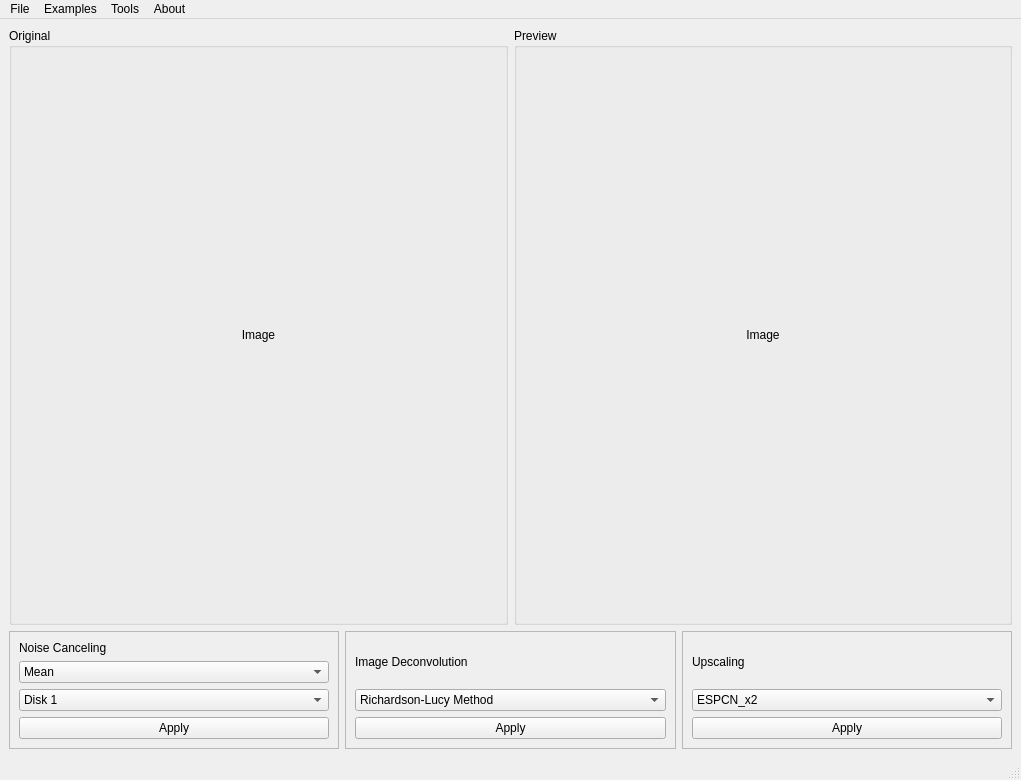
<?xml version="1.0" encoding="UTF-8"?>
<ui version="4.0">
 <class>MainWindow</class>
 <widget class="QMainWindow" name="MainWindow">
  <property name="geometry">
   <rect>
    <x>0</x>
    <y>0</y>
    <width>1021</width>
    <height>780</height>
   </rect>
  </property>
  <property name="windowTitle">
   <string>Image Betterificator</string>
  </property>
  <widget class="QWidget" name="centralwidget">
   <layout class="QVBoxLayout" name="verticalLayout_6">
    <item>
     <layout class="QGridLayout" name="gridLayout_2">
      <item row="0" column="0">
       <widget class="QGroupBox" name="groupBox">
        <property name="sizePolicy">
         <sizepolicy hsizetype="Expanding" vsizetype="Expanding">
          <horstretch>0</horstretch>
          <verstretch>0</verstretch>
         </sizepolicy>
        </property>
        <property name="title">
         <string>Original</string>
        </property>
        <layout class="QVBoxLayout" name="verticalLayout_4">
         <item>
          <widget class="QLabel" name="original_img_label">
           <property name="text">
            <string>Image</string>
           </property>
           <property name="alignment">
            <set>Qt::AlignCenter</set>
           </property>
          </widget>
         </item>
        </layout>
       </widget>
      </item>
      <item row="0" column="1">
       <widget class="QGroupBox" name="groupBox_2">
        <property name="sizePolicy">
         <sizepolicy hsizetype="Expanding" vsizetype="Expanding">
          <horstretch>0</horstretch>
          <verstretch>0</verstretch>
         </sizepolicy>
        </property>
        <property name="title">
         <string>Preview</string>
        </property>
        <layout class="QVBoxLayout" name="verticalLayout_5">
         <item>
          <widget class="QLabel" name="preview_img_label">
           <property name="text">
            <string>Image</string>
           </property>
           <property name="alignment">
            <set>Qt::AlignCenter</set>
           </property>
          </widget>
         </item>
        </layout>
       </widget>
      </item>
     </layout>
    </item>
    <item>
     <layout class="QGridLayout" name="gridLayout">
      <item row="0" column="1">
       <widget class="QFrame" name="image_deconvolution_frame">
        <property name="frameShape">
         <enum>QFrame::StyledPanel</enum>
        </property>
        <property name="frameShadow">
         <enum>QFrame::Raised</enum>
        </property>
        <layout class="QVBoxLayout" name="verticalLayout_2">
         <item>
          <widget class="QLabel" name="id_label">
           <property name="text">
            <string>Image Deconvolution</string>
           </property>
          </widget>
         </item>
         <item>
          <widget class="QComboBox" name="id_method_cb">
           <item>
            <property name="text">
             <string>Richardson-Lucy Method</string>
            </property>
           </item>
           <item>
            <property name="text">
             <string>Wiener Method</string>
            </property>
           </item>
          </widget>
         </item>
         <item>
          <widget class="QPushButton" name="id_button">
           <property name="text">
            <string>Apply</string>
           </property>
          </widget>
         </item>
        </layout>
       </widget>
      </item>
      <item row="0" column="0">
       <widget class="QFrame" name="noise_canceling_frame">
        <property name="frameShape">
         <enum>QFrame::StyledPanel</enum>
        </property>
        <property name="frameShadow">
         <enum>QFrame::Raised</enum>
        </property>
        <layout class="QVBoxLayout" name="verticalLayout_3">
         <item>
          <widget class="QLabel" name="nc_label">
           <property name="text">
            <string>Noise Canceling</string>
           </property>
          </widget>
         </item>
         <item>
          <widget class="QComboBox" name="nc_method_cb">
           <item>
            <property name="text">
             <string>Mean</string>
            </property>
           </item>
           <item>
            <property name="text">
             <string>Median</string>
            </property>
           </item>
           <item>
            <property name="text">
             <string>Bilateral</string>
            </property>
           </item>
          </widget>
         </item>
         <item>
          <widget class="QComboBox" name="nc_footprint_cb">
           <item>
            <property name="text">
             <string>Disk 1</string>
            </property>
           </item>
           <item>
            <property name="text">
             <string>Disk 5</string>
            </property>
           </item>
           <item>
            <property name="text">
             <string>Disk 10</string>
            </property>
           </item>
           <item>
            <property name="text">
             <string>Square 3</string>
            </property>
           </item>
           <item>
            <property name="text">
             <string>Square 5</string>
            </property>
           </item>
           <item>
            <property name="text">
             <string>Square 7</string>
            </property>
           </item>
          </widget>
         </item>
         <item>
          <widget class="QPushButton" name="nc_button">
           <property name="text">
            <string>Apply</string>
           </property>
          </widget>
         </item>
        </layout>
       </widget>
      </item>
      <item row="0" column="2">
       <widget class="QFrame" name="upscaling_frame">
        <property name="frameShape">
         <enum>QFrame::StyledPanel</enum>
        </property>
        <property name="frameShadow">
         <enum>QFrame::Raised</enum>
        </property>
        <layout class="QVBoxLayout" name="verticalLayout">
         <item>
          <widget class="QLabel" name="us_label">
           <property name="text">
            <string>Upscaling</string>
           </property>
          </widget>
         </item>
         <item>
          <widget class="QComboBox" name="us_method_cb">
           <item>
            <property name="text">
             <string>ESPCN_x2</string>
            </property>
           </item>
           <item>
            <property name="text">
             <string>ESPCN_x3</string>
            </property>
           </item>
           <item>
            <property name="text">
             <string>ESPCN_x4</string>
            </property>
           </item>
           <item>
            <property name="text">
             <string>EDSR_x2</string>
            </property>
           </item>
           <item>
            <property name="text">
             <string>EDSR_x3</string>
            </property>
           </item>
           <item>
            <property name="text">
             <string>EDSR_x4</string>
            </property>
           </item>
           <item>
            <property name="text">
             <string>FSRCNN_x2</string>
            </property>
           </item>
           <item>
            <property name="text">
             <string>FSRCNN_x3</string>
            </property>
           </item>
           <item>
            <property name="text">
             <string>FSRCNN_x4</string>
            </property>
           </item>
           <item>
            <property name="text">
             <string>LapSRN_x2</string>
            </property>
           </item>
           <item>
            <property name="text">
             <string>LapSRN_x4</string>
            </property>
           </item>
           <item>
            <property name="text">
             <string>LapSRN_x8</string>
            </property>
           </item>
          </widget>
         </item>
         <item>
          <widget class="QPushButton" name="us_button">
           <property name="text">
            <string>Apply</string>
           </property>
          </widget>
         </item>
        </layout>
       </widget>
      </item>
     </layout>
    </item>
   </layout>
  </widget>
  <widget class="QMenuBar" name="menubar">
   <property name="geometry">
    <rect>
     <x>0</x>
     <y>0</y>
     <width>1021</width>
     <height>22</height>
    </rect>
   </property>
   <property name="autoFillBackground">
    <bool>false</bool>
   </property>
   <widget class="QMenu" name="menuFile">
    <property name="title">
     <string>File</string>
    </property>
    <addaction name="actionOpen"/>
    <addaction name="actionSave"/>
    <addaction name="separator"/>
    <addaction name="actionQuit"/>
   </widget>
   <widget class="QMenu" name="menuExamples">
    <property name="title">
     <string>Examples</string>
    </property>
    <addaction name="actionAstronaut"/>
    <addaction name="actionBrick"/>
    <addaction name="actionCat"/>
    <addaction name="actionCoins"/>
   </widget>
   <widget class="QMenu" name="menuAbout">
    <property name="title">
     <string>About</string>
    </property>
    <addaction name="actionAbout_program"/>
    <addaction name="actionAbout_creator"/>
   </widget>
   <widget class="QMenu" name="menuTools">
    <property name="title">
     <string>Tools</string>
    </property>
    <widget class="QMenu" name="menuAdd_Noise">
     <property name="title">
      <string>Add Noise</string>
     </property>
     <addaction name="actionGaussian"/>
     <addaction name="actionLocalvar"/>
     <addaction name="actionPoisson"/>
     <addaction name="actionSalt"/>
     <addaction name="actionPepper"/>
     <addaction name="actionS_P"/>
     <addaction name="actionSpeckle"/>
    </widget>
    <addaction name="menuAdd_Noise"/>
    <addaction name="actionBlur_Image"/>
   </widget>
   <addaction name="menuFile"/>
   <addaction name="menuExamples"/>
   <addaction name="menuTools"/>
   <addaction name="menuAbout"/>
  </widget>
  <widget class="QStatusBar" name="statusbar"/>
  <action name="actionOpen">
   <property name="text">
    <string>Open ...</string>
   </property>
  </action>
  <action name="actionSave">
   <property name="text">
    <string>Save</string>
   </property>
  </action>
  <action name="actionQuit">
   <property name="text">
    <string>Quit</string>
   </property>
  </action>
  <action name="actionBlur_Image">
   <property name="text">
    <string>Blur Image</string>
   </property>
  </action>
  <action name="actionGaussian">
   <property name="text">
    <string>Gaussian</string>
   </property>
  </action>
  <action name="actionLocalvar">
   <property name="text">
    <string>Localvar</string>
   </property>
  </action>
  <action name="actionPoisson">
   <property name="text">
    <string>Poisson</string>
   </property>
  </action>
  <action name="actionSalt">
   <property name="text">
    <string>Salt</string>
   </property>
  </action>
  <action name="actionPepper">
   <property name="text">
    <string>Pepper</string>
   </property>
  </action>
  <action name="actionS_P">
   <property name="text">
    <string>Salt and Pepper</string>
   </property>
  </action>
  <action name="actionSpeckle">
   <property name="text">
    <string>Speckle</string>
   </property>
  </action>
  <action name="actionSave_Path">
   <property name="text">
    <string>Save Path</string>
   </property>
  </action>
  <action name="actionAbout_program">
   <property name="text">
    <string>About program</string>
   </property>
  </action>
  <action name="actionAbout_creator">
   <property name="text">
    <string>About creator</string>
   </property>
  </action>
  <action name="actionAstronaut">
   <property name="text">
    <string>Astronaut</string>
   </property>
  </action>
  <action name="actionBrick">
   <property name="text">
    <string>Brick</string>
   </property>
  </action>
  <action name="actionCat">
   <property name="text">
    <string>Cat</string>
   </property>
  </action>
  <action name="actionCoins">
   <property name="text">
    <string>Coins</string>
   </property>
  </action>
  <action name="actionPSF">
   <property name="text">
    <string>PSF</string>
   </property>
  </action>
 </widget>
 <resources/>
 <connections/>
</ui>
